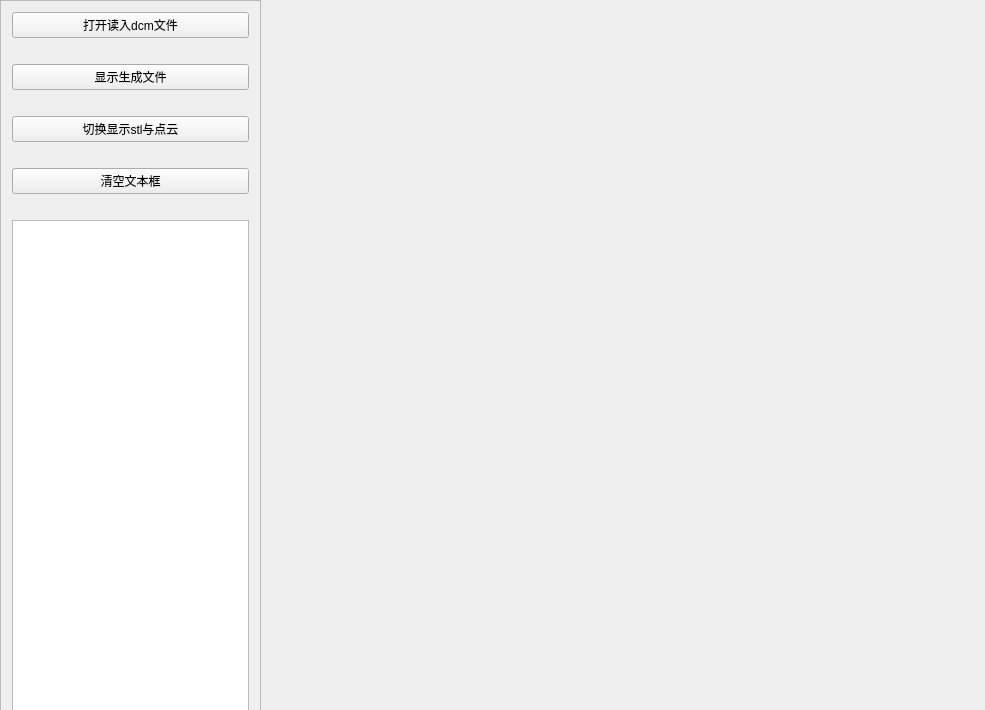
<?xml version="1.0" encoding="UTF-8"?>
<ui version="4.0">
 <class>MainWindowClass</class>
 <widget class="QWidget" name="MainWindowClass">
  <property name="geometry">
   <rect>
    <x>0</x>
    <y>0</y>
    <width>985</width>
    <height>710</height>
   </rect>
  </property>
  <property name="sizePolicy">
   <sizepolicy hsizetype="Fixed" vsizetype="Fixed">
    <horstretch>0</horstretch>
    <verstretch>0</verstretch>
   </sizepolicy>
  </property>
  <property name="windowTitle">
   <string>MainWindow</string>
  </property>
  <widget class="QFrame" name="frame">
   <property name="geometry">
    <rect>
     <x>0</x>
     <y>0</y>
     <width>261</width>
     <height>801</height>
    </rect>
   </property>
   <property name="frameShape">
    <enum>QFrame::StyledPanel</enum>
   </property>
   <property name="frameShadow">
    <enum>QFrame::Raised</enum>
   </property>
   <layout class="QGridLayout" name="gridLayout">
    <item row="0" column="0">
     <widget class="QPushButton" name="openButton">
      <property name="text">
       <string>打开读入dcm文件</string>
      </property>
     </widget>
    </item>
    <item row="1" column="0">
     <spacer name="horizontalSpacer">
      <property name="orientation">
       <enum>Qt::Horizontal</enum>
      </property>
      <property name="sizeHint" stdset="0">
       <size>
        <width>40</width>
        <height>20</height>
       </size>
      </property>
     </spacer>
    </item>
    <item row="2" column="0">
     <widget class="QPushButton" name="viewGenButton">
      <property name="text">
       <string>显示生成文件</string>
      </property>
     </widget>
    </item>
    <item row="11" column="0">
     <widget class="QPushButton" name="clearButton">
      <property name="text">
       <string>清空文本框</string>
      </property>
     </widget>
    </item>
    <item row="8" column="0">
     <spacer name="verticalSpacer">
      <property name="orientation">
       <enum>Qt::Horizontal</enum>
      </property>
      <property name="sizeHint" stdset="0">
       <size>
        <width>238</width>
        <height>20</height>
       </size>
      </property>
     </spacer>
    </item>
    <item row="5" column="0">
     <spacer name="verticalSpacer_2">
      <property name="orientation">
       <enum>Qt::Horizontal</enum>
      </property>
      <property name="sizeHint" stdset="0">
       <size>
        <width>238</width>
        <height>20</height>
       </size>
      </property>
     </spacer>
    </item>
    <item row="12" column="0">
     <spacer name="horizontalSpacer_2">
      <property name="orientation">
       <enum>Qt::Horizontal</enum>
      </property>
      <property name="sizeHint" stdset="0">
       <size>
        <width>40</width>
        <height>20</height>
       </size>
      </property>
     </spacer>
    </item>
    <item row="6" column="0">
     <widget class="QPushButton" name="switchButton">
      <property name="text">
       <string>切换显示stl与点云</string>
      </property>
     </widget>
    </item>
    <item row="13" column="0">
     <widget class="QTextEdit" name="textEdit">
      <property name="readOnly">
       <bool>true</bool>
      </property>
     </widget>
    </item>
   </layout>
  </widget>
 </widget>
 <layoutdefault spacing="6" margin="11"/>
 <resources>
  <include location="MainWindow.qrc"/>
 </resources>
 <connections/>
</ui>
